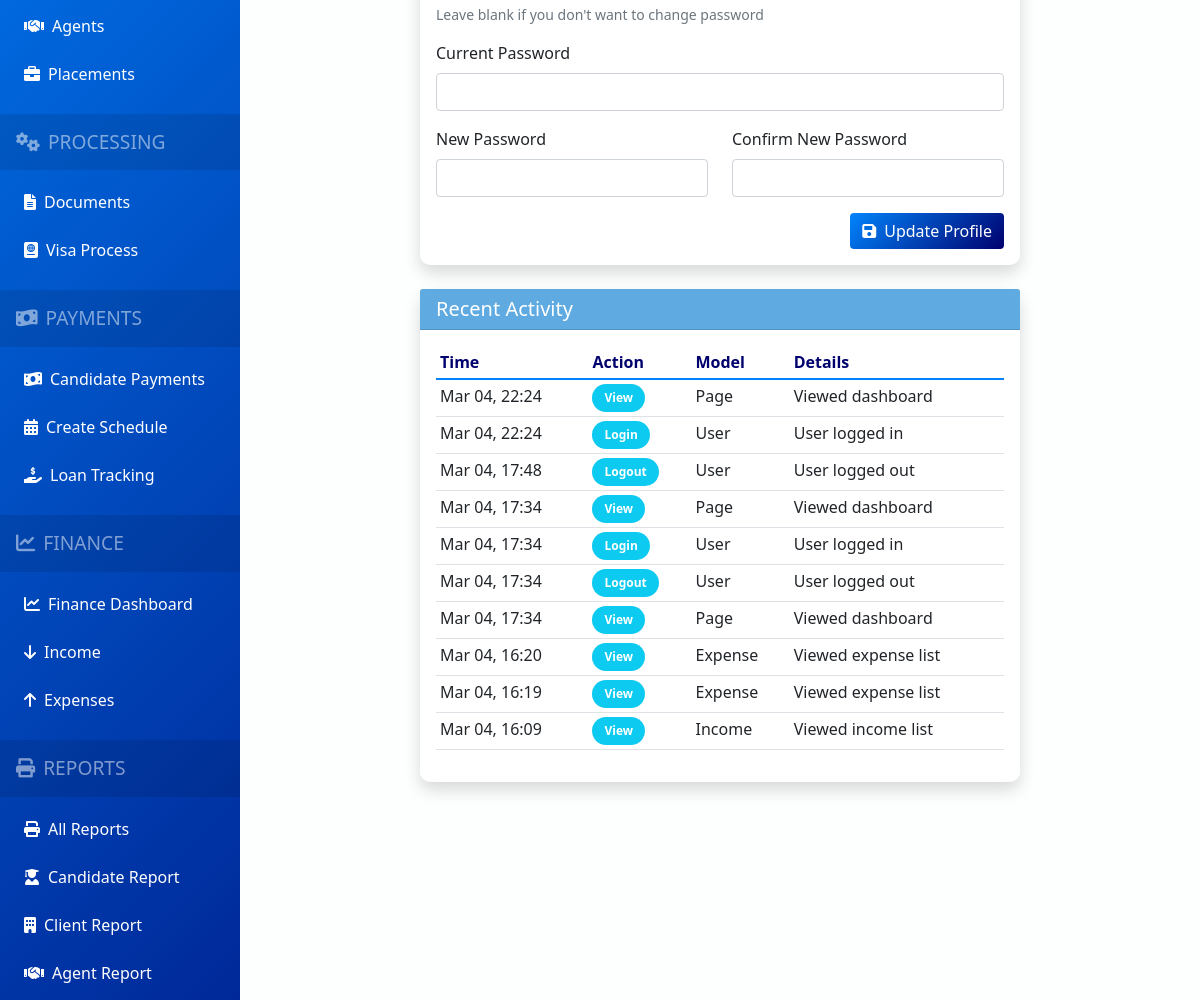
/accounts/profile/ (signed in, middle part), run on an earlier commit of the app's database.
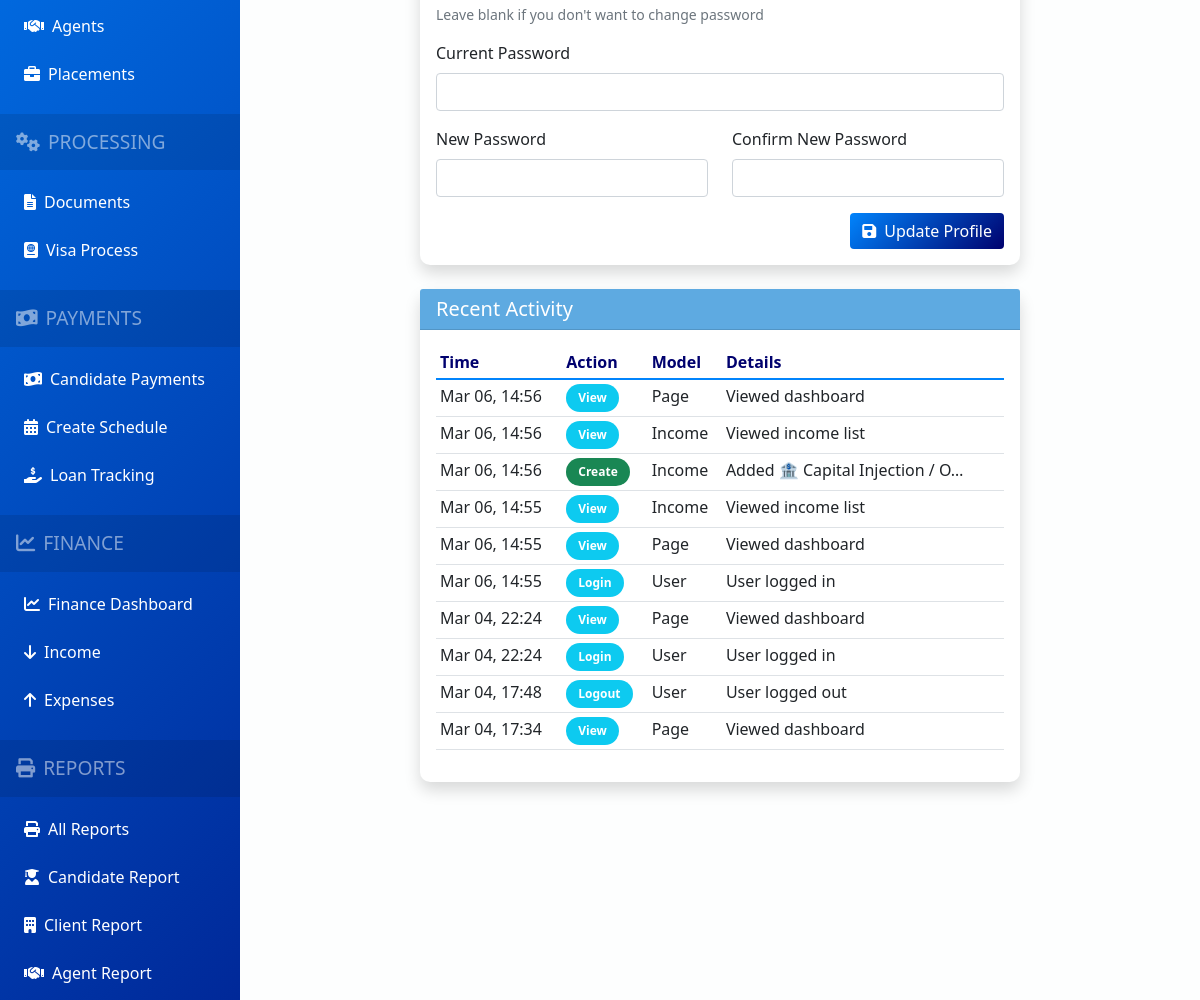
And on a later commit of the database.
### apps/accounts/models.py (models this page shows, shortened)
class ActivityLog(models.Model):
    ACTION_TYPES = [
        ('CREATE', 'Create'),
        ('UPDATE', 'Update'),
        ('DELETE', 'Delete'),
        ('VIEW', 'View'),
        ('LOGIN', 'Login'),
        ('LOGOUT', 'Logout'),
        ('IMPORT', 'Import'),
        ('EXPORT', 'Export'),
        ('DOWNLOAD', 'Download'),
    ]
    MODEL_TYPES = [
        ('Candidate', 'Candidate'),
        ('Client', 'Client'),
        ('Agent', 'Agent'),
        ('Placement', 'Placement'),
        ('Payment', 'Payment'),
        ('Document', 'Document'),
        ('Visa', 'Visa Process'),
        ('User', 'User'),
        ('Finance', 'Finance'),
        ('Report', 'Report'),
        ('Page', 'Page'),
    ]
    user = models.ForeignKey(User, on_delete=models.SET_NULL, null=True, related_name='activities')
    username = models.CharField(max_length=150, blank=True)
    action = models.CharField(max_length=20, choices=ACTION_TYPES)
    model_type = models.CharField(max_length=50, choices=MODEL_TYPES)
    object_id = models.PositiveIntegerField(null=True, blank=True)
    object_repr = models.CharField(max_length=200, blank=True)
    details = models.TextField(blank=True)
    ip_address = models.GenericIPAddressField(null=True, blank=True)
    user_agent = models.TextField(blank=True)
    created_at = models.DateTimeField(default=timezone.now)
    class Meta:
        ordering = ['-created_at']
        indexes = [
            models.Index(fields=['-created_at']),
            models.Index(fields=['user', '-created_at']),
            models.Index(fields=['model_type', 'object_id']),
        ]

### apps/accounts/views.py (the view, shortened to what this page needs)
# urls.py: path('profile/', views.profile, name='profile'),
@login_required
def profile(request):
    return render(request, 'accounts/profile.html', {'user_obj': request.user})

### templates/accounts/profile.html (shortened to what this page needs)
{% extends 'base.html' %}
{% block content %}
<div class="row mt-4">
    <div class="col-md-8 mx-auto">
        <div class="card shadow">
            <div class="card-body">
                <form method="POST">
                    <p class="text-muted small">Leave blank if you don't want to change password</p>
                    <div class="row mb-3">
                        <div class="col-md-12">
                            <label for="current_password" class="form-label">Current Password</label>
                            <input type="password" class="form-control" id="current_password" name="current_password">
                        </div>
                    </div>
                    <div class="row mb-3">
                        <div class="col-md-6">
                            <label for="new_password" class="form-label">New Password</label>
                            <input type="password" class="form-control" id="new_password" name="new_password">
                        </div>
                        <div class="col-md-6">
                            <label for="confirm_password" class="form-label">Confirm New Password</label>
                            <input type="password" class="form-control" id="confirm_password" name="confirm_password">
                        </div>
                    </div>
                    <div class="text-end">
                        <button type="submit" class="btn btn-primary">
                            <i class="fas fa-save me-2"></i>Update Profile
                        </button>
                    </div>
                </form>
            </div>
        </div>
        <div class="card shadow mt-4">
            <div class="card-header" style="background: #5EAAE1; color: white;">
                <h5 class="mb-0">Recent Activity</h5>
            </div>
            <div class="card-body">
                <div class="table-responsive">
                    <table class="table table-sm">
                        <thead>
                            <tr>
                                <th>Time</th>
                                <th>Action</th>
                                <th>Model</th>
                                <th>Details</th>
                            </tr>
                        </thead>
                        <tbody>
                            {% for log in user_obj.activities.all|slice:":10" %}
                            <tr>
                                <td>{{ log.created_at|date:"M d, H:i" }}</td>
                                <td>
                                    <span class="badge {% if log.action == 'CREATE' %}bg-success{% elif log.action == 'UPDATE' %}bg-warning{% elif log.action == 'DELETE' %}bg-danger{% else %}bg-info{% endif %}">
                                        {{ log.get_action_display }}
                                    </span>
                                </td>
                                <td>{{ log.get_model_type_display }}</td>
                                <td>{{ log.details|truncatechars:30 }}</td>
                            </tr>
                            {% empty %}
                            <tr>
                                <td colspan="4" class="text-center">No activity found</td>
                            </tr>
                            {% endfor %}
                        </tbody>
                    </table>
                </div>
            </div>
        </div>
    </div>
</div>
{% endblock %}

What changed in the data, as far as the page shows it:
no longer on this page (row unchanged): ActivityLog: created_at "Mar 04, 17:34", action "Login", model_type "User", details "User logged in"
no longer on this page (row unchanged): ActivityLog: created_at "Mar 04, 17:34", action "Logout", model_type "User", details "User logged out"
no longer on this page (row unchanged): ActivityLog: created_at "Mar 04, 17:34", action "View", model_type "Page", details "Viewed dashboard"
no longer on this page (row unchanged): ActivityLog: created_at "Mar 04, 16:20", action "View", model_type "Expense", details "Viewed expense list"
no longer on this page (row unchanged): ActivityLog: created_at "Mar 04, 16:19", action "View", model_type "Expense", details "Viewed expense list"
no longer on this page (row unchanged): ActivityLog: created_at "Mar 04, 16:09", action "View", model_type "Income", details "Viewed income list"
added ActivityLog: created_at "Mar 06, 14:56", action "View", model_type "Page", details "Viewed dashboard"
added ActivityLog: created_at "Mar 06, 14:56", action "View", model_type "Income", details "Viewed income list"
added ActivityLog: created_at "Mar 06, 14:56", action "Create", model_type "Income", details "Added 🏦 Capital Injection / O…"
added ActivityLog: created_at "Mar 06, 14:55", action "View", model_type "Income", details "Viewed income list"
added ActivityLog: created_at "Mar 06, 14:55", action "View", model_type "Page", details "Viewed dashboard"
added ActivityLog: created_at "Mar 06, 14:55", action "Login", model_type "User", details "User logged in"
